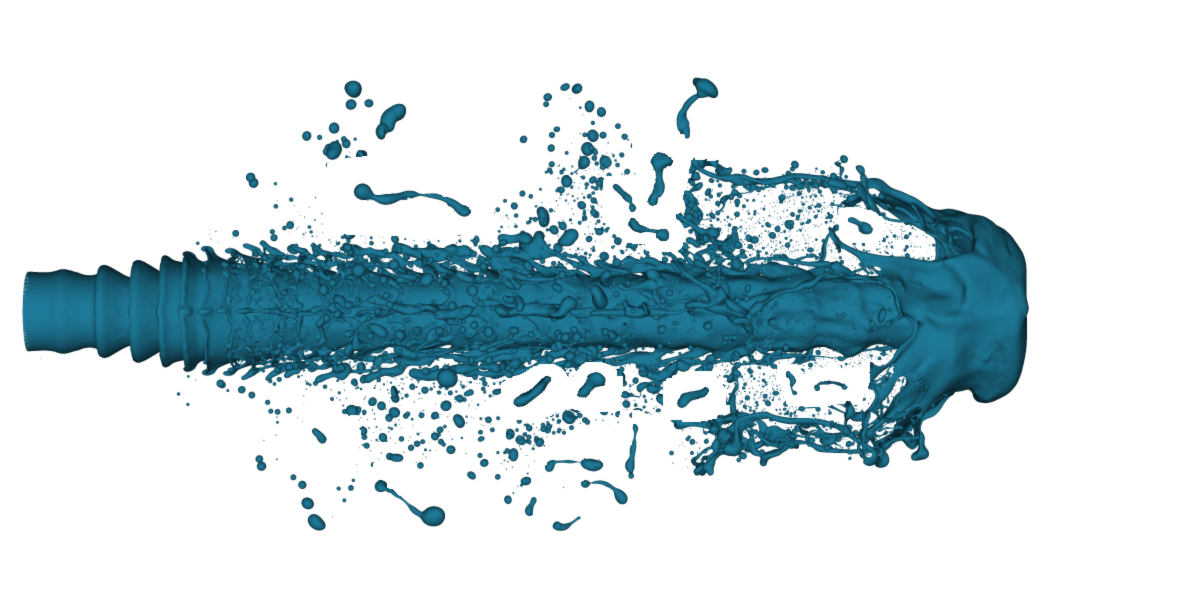
#> input picture spray/train/img-0.5/img_rgb_b_0.png, 1200 x 600 px, found by its file name
$ python visualize_img_hist.py
#> lines starting #> are read from the running program, lines starting #| are printed output that depends on the picture
from PIL import Image
import matplotlib.pyplot as plt

''' no_blur '''
image_path = "data/spray/train/img-ori/img_rgb_0.png"
''' blur '''
image_path = "data/spray/train/img-0.5/img_rgb_b_0.png"

img = Image.open(image_path)
#> img is the input picture: PIL image 1200x600 RGB; mean R, G, B 205.4, 220.3, 225.3
img = img.convert('RGB')
r, g, b = img.split()
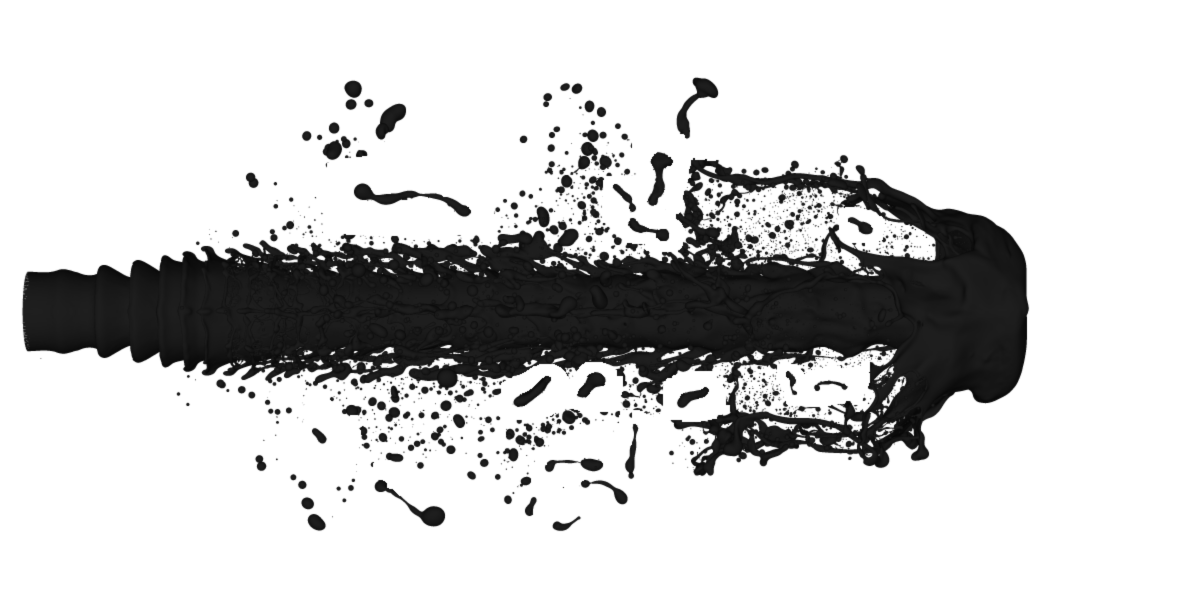
#> r: PIL image 1200x600 L; min 7, max 255, mean 205.4
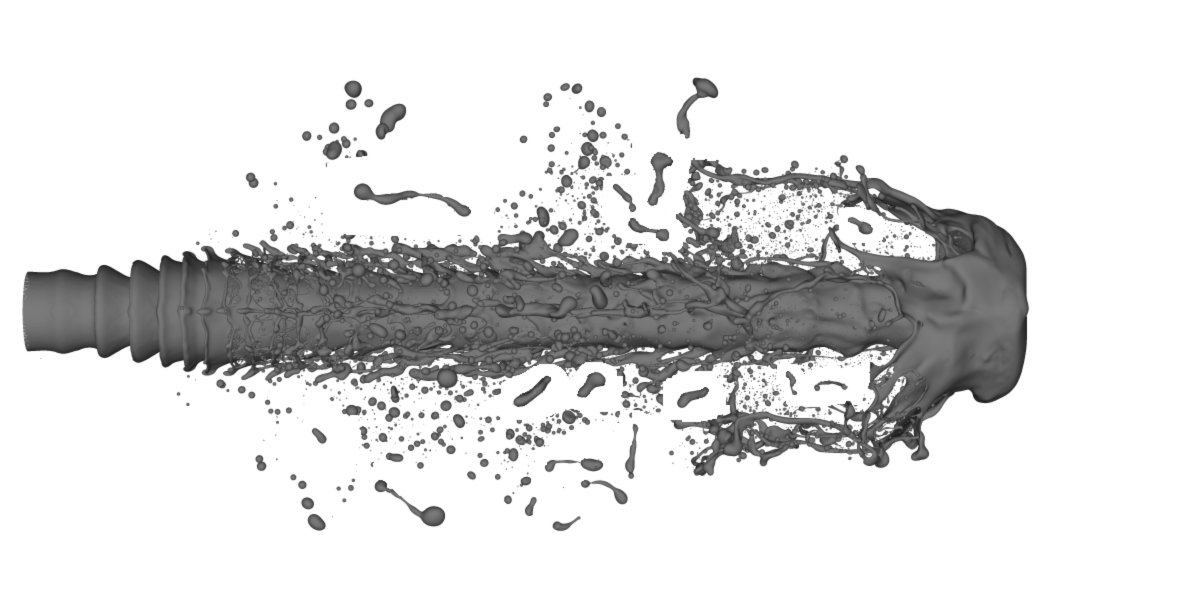
#> g: PIL image 1200x600 L; min 28, max 255, mean 220.3
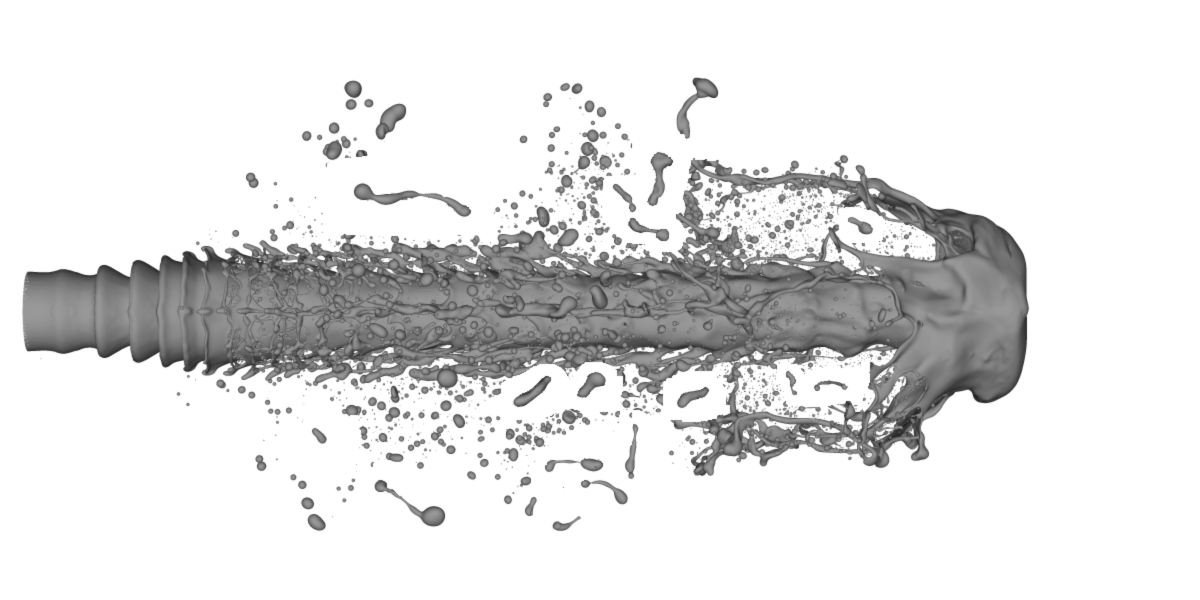
#> b: PIL image 1200x600 L; min 35, max 255, mean 225.3


# [7 lines of commented-out code are left out]


plt.plot(r.histogram()[:-1], color='red')
plt.plot(g.histogram()[:-1], color='green')
plt.plot(b.histogram()[:-1], color='blue')

plt.xlabel('Pixel Value')
plt.ylabel('Frequency')
plt.title('RGB Histogram of Original Train Image')

plt.tight_layout()
plt.show()
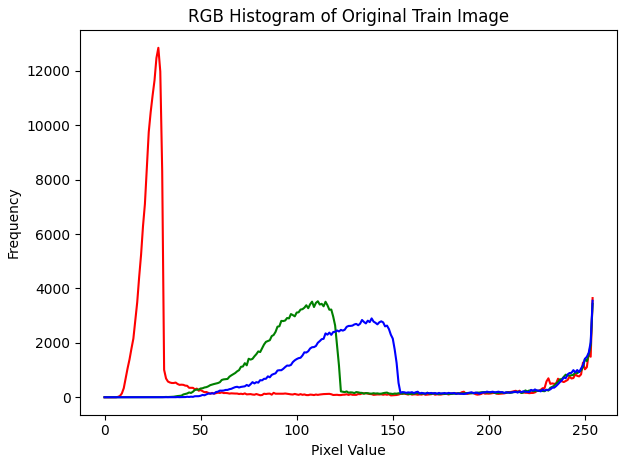
#> figure drawn by matplotlib, 1 panel; curve peaks at x = 28, y = 12849; curve peaks at x = 111, y = 3530; curve peaks at x = 254, y = 3547
plt.savefig(f"output/image_histogram/no_blur-1.png", pad_inches = 0, bbox_inches='tight', dpi=300);


# [17 lines of commented-out code are left out]

'''
feature map
'''

''' no_blur '''
image_path = "output/conv_feature_map/spray-proposedA/f_01340/hot/1.png"
''' blur '''
image_path = "output/conv_feature_map/spray-proposedB/f_01340/hot/1.png"

#> (the run stopped early here; a loop or call above may not have finished)

$ run again, with spray/train/img-ori/img_rgb_120.png copied over spray/train/img-0.5/img_rgb_b_0.png
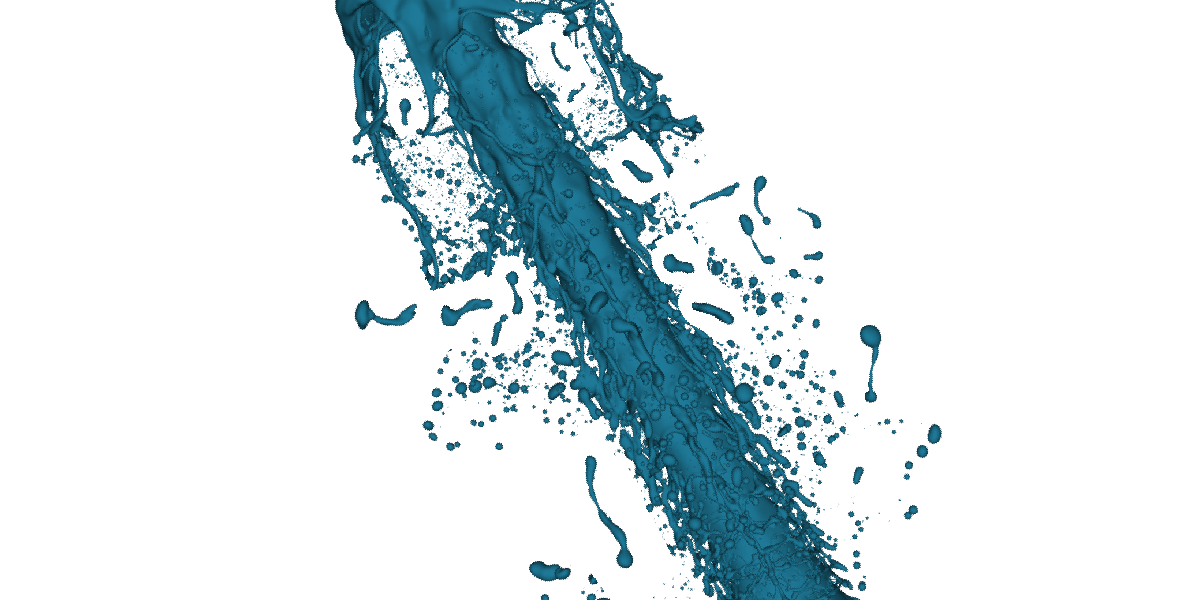
#> input picture spray/train/img-ori/img_rgb_120.png, 1200 x 600 px, found by its file name
#> img is the input picture: PIL image 1200x600 RGB; mean R, G, B 218.1, 229.3, 233
#> `r, g, b = img.split()`:
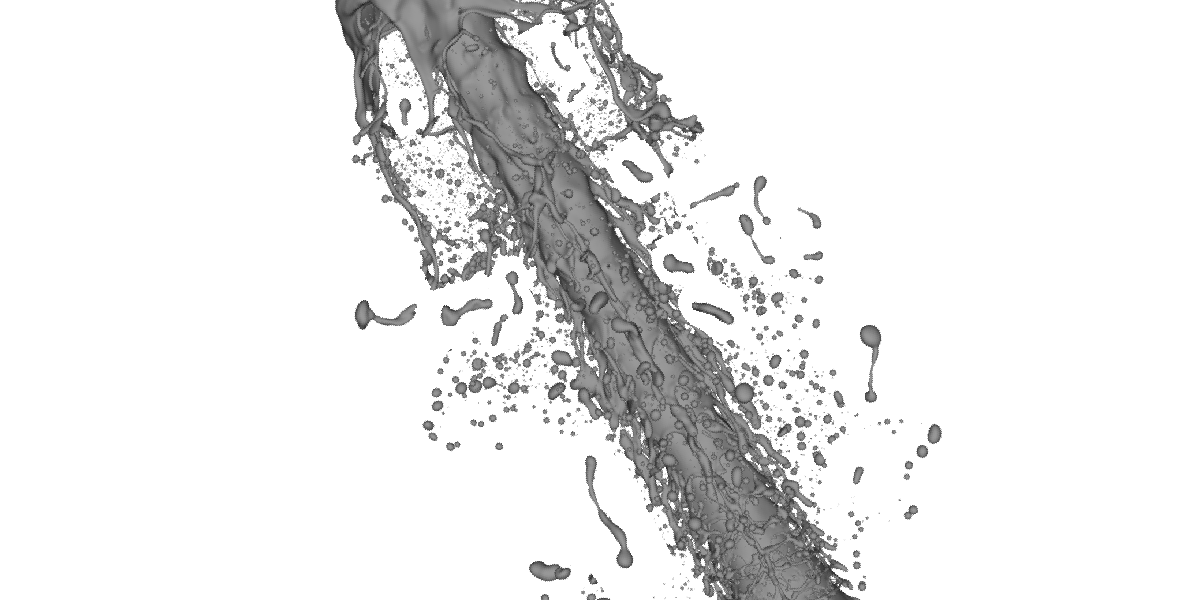
#> b: PIL image 1200x600 L; min 33, max 255, mean 233
#> `plt.show()`:
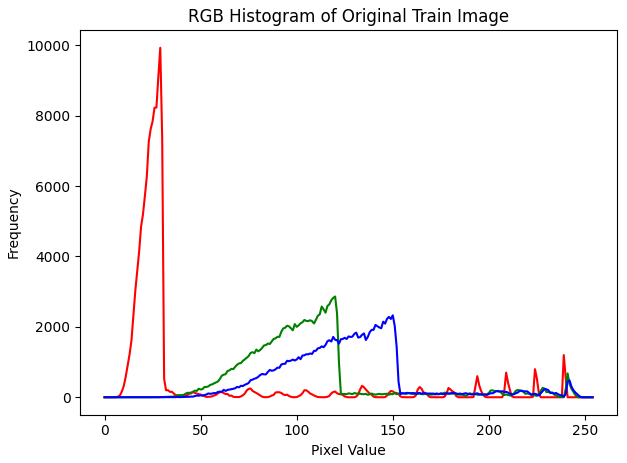
#> figure drawn by matplotlib, 1 panel; curve peaks at x = 29, y = 9927; curve peaks at x = 120, y = 2862; curve peaks at x = 150, y = 2328

$ run again, with spray/train/img-ori/img_rgb_150.png copied over spray/train/img-0.5/img_rgb_b_0.png
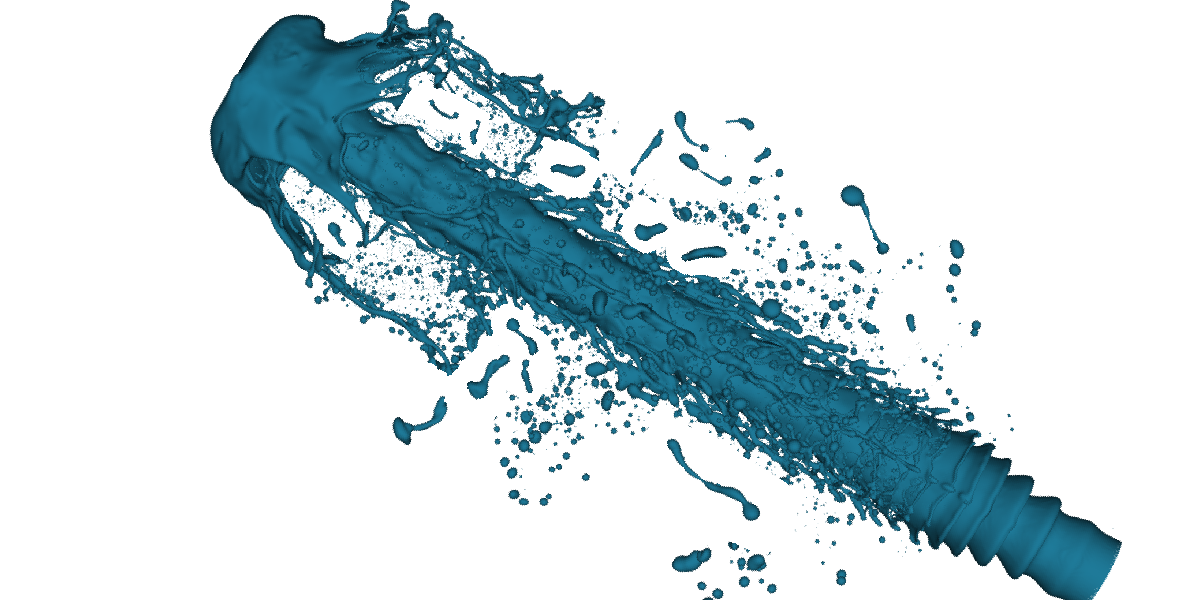
#> input picture spray/train/img-ori/img_rgb_150.png, 1200 x 600 px, found by its file name
#> img is the input picture: PIL image 1200x600 RGB; mean R, G, B 205.5, 220.4, 225.4
#> `r, g, b = img.split()`:
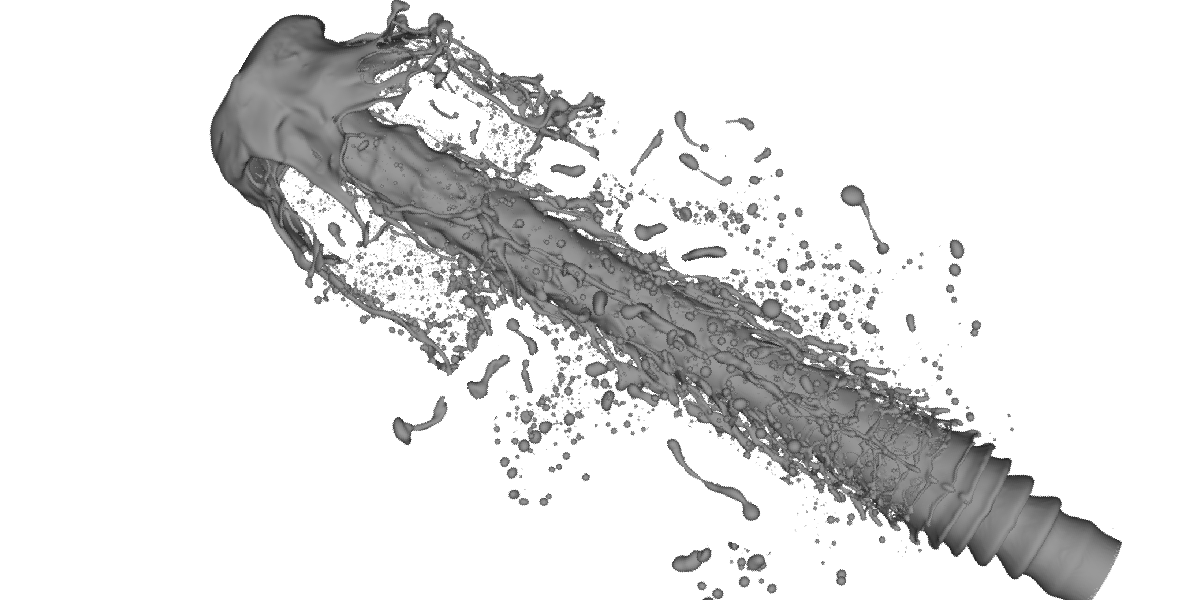
#> b: PIL image 1200x600 L; min 31, max 255, mean 225.4
#> `plt.show()`:
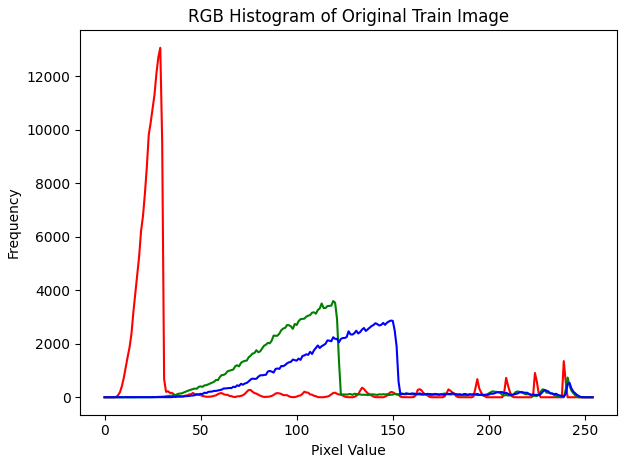
#> figure drawn by matplotlib, 1 panel; curve peaks at x = 29, y = 13055; curve peaks at x = 119, y = 3594; curve peaks at x = 149, y = 2865

$ run again, with spray/train/img-ori/img_rgb_180.png copied over spray/train/img-0.5/img_rgb_b_0.png
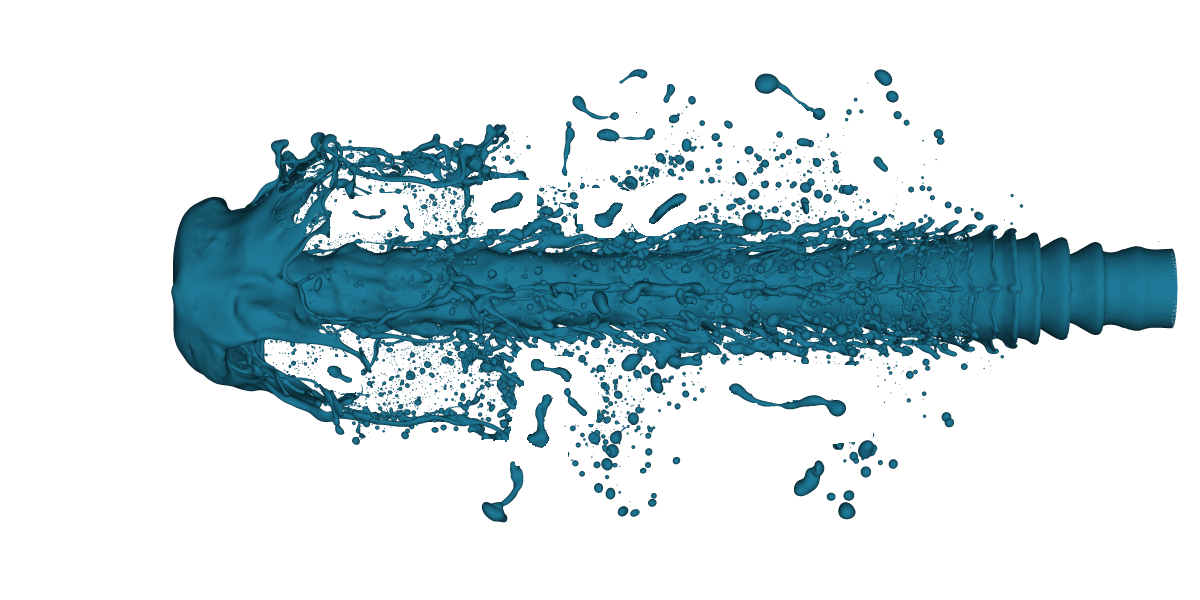
#> input picture spray/train/img-ori/img_rgb_180.png, 1200 x 600 px, found by its file name
#> img is the input picture: PIL image 1200x600 RGB; mean R, G, B 205.4, 220.3, 225.3
#> `r, g, b = img.split()`:
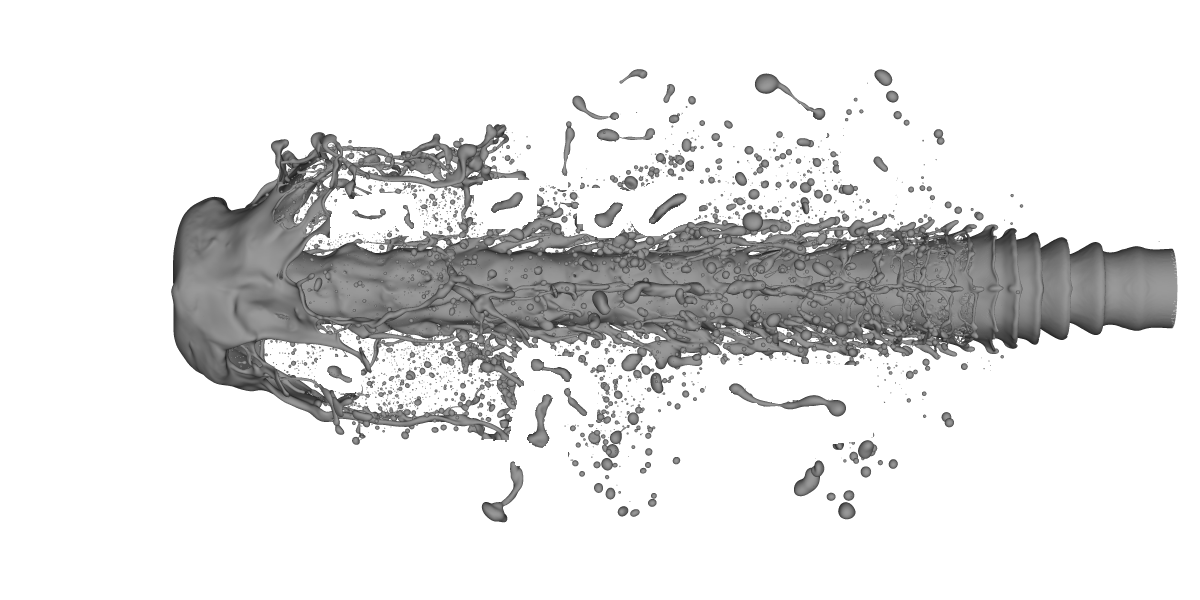
#> b: PIL image 1200x600 L; min 31, max 255, mean 225.3
#> `plt.show()`:
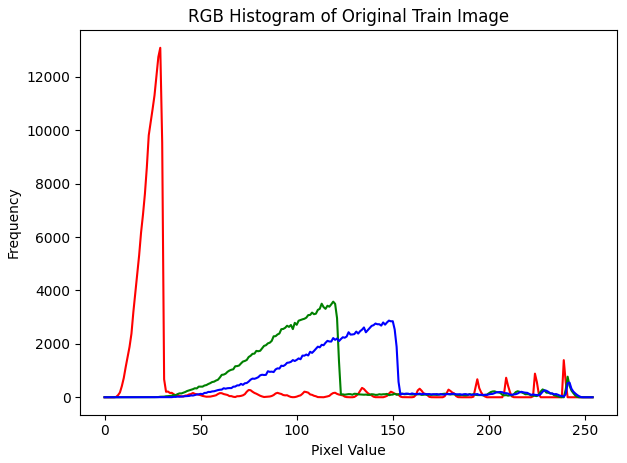
#> figure drawn by matplotlib, 1 panel; curve peaks at x = 29, y = 13090; curve peaks at x = 119, y = 3582; curve peaks at x = 148, y = 2871
